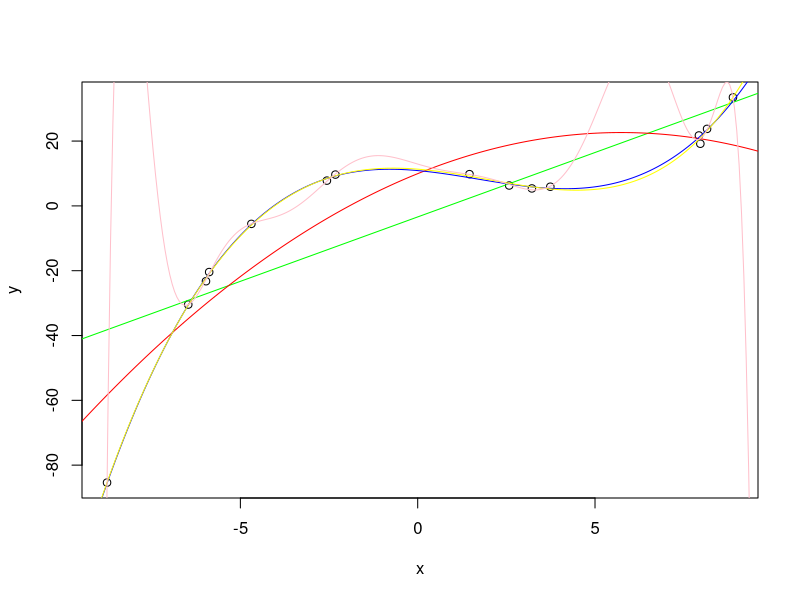
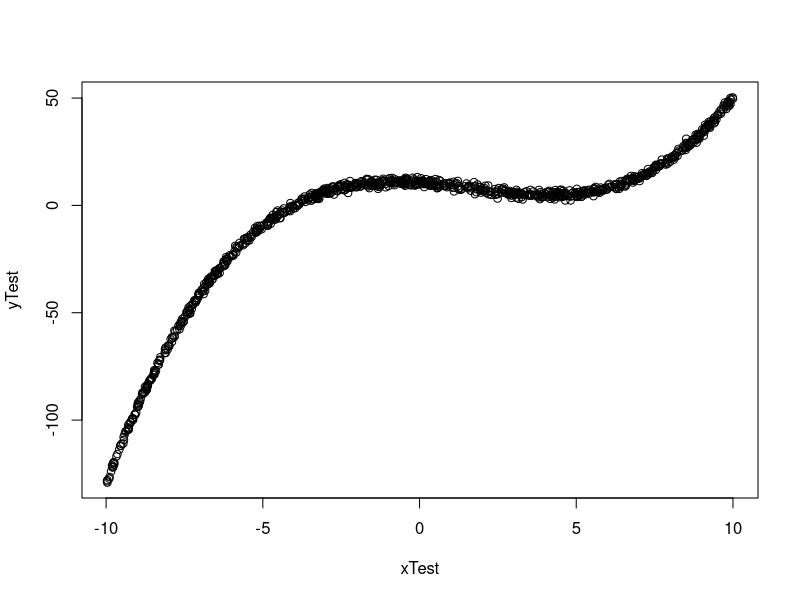
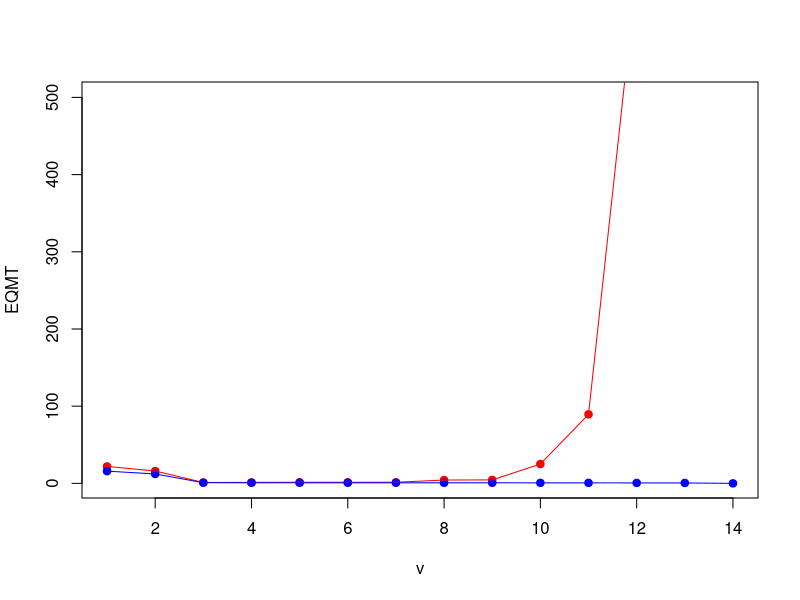

Source code (R) for these figures, in order:

##########################################
#####  TP1 : Régression polynomiale  #####
##########################################


## Etape 1 : générer l'ensemble d'apprentissage
###############################################

set.seed(0)

generate <- function(n, nmin, nmax)
{
  # Génère n nombres aléatoires entre nmin et nmax
  x <- round(runif(n, min = nmin, max = nmax), digits = 2);
  # Génère un vecteur y des n valeurs précédentes selon notre fonction
  y <- 0.1*x^3 - 0.5*x^2 - x + 10 + rnorm(n, mean = 0.5, sd = 1);
  # Génère une matrice de n lignes et 2 colonnes a partir de ces 2 vecteurs
  mat <- matrix(c(x,y), nrow=n, ncol=2);
  # Retourne cette matrice
  return(mat);
}

# Génère un ensemble d'apprentissage de 15 points
n <- 15;
mat <- generate(n=n, nmin=-10, nmax=10)
x <- mat[,1];
y <- mat[,2];

# Visualise les points dans un plot
plot(x,y);


## Etape 2 : réaliser un modèle de prédiction
#############################################

# Génère des régressions polynomiales de degré 1, 2, 3, 6 et 12
model1 <- lm(y ~ poly(x,1));
model2 <- lm(y ~ poly(x,2));
model3 <- lm(y ~ poly(x,3));
model6 <- lm(y ~ poly(x,6));
model12 <- lm(y ~ poly(x,12));

# Génère un vecteur de 300 valeurs allant de -10 à 10
z = seq(from = -10, to = 10, length.out = 300);

# Réalise des prédictions sur z sur chacun des 5 modèles précédants
predict(model1, data.frame(x = z));
predict(model2, data.frame(x = z));
predict(model3, data.frame(x = z));
predict(model6, data.frame(x = z));
predict(model12, data.frame(x = z));

# Affiche chacune des prédictions sur le plot
lines(z, predict(model1, data.frame(x = z)), col="green", lty=1);
lines(z, predict(model2, data.frame(x = z)), col="red", lty=1);
lines(z, predict(model3, data.frame(x = z)), col="blue", lty=1);
lines(z, predict(model6, data.frame(x = z)), col="yellow", lty=1);
lines(z, predict(model12, data.frame(x = z)), col="pink", lty=1);


## Etape 3 : sélection du modèle
################################

# Génère un ensemble de test de 1000 points
nTest <- 1000;
test <- generate(n=nTest, nmin=-10, nmax=10);
xTest <- test[,1];
yTest <- test[,2];

# Affiche ces points dans un plot
plot(xTest,yTest);

v <- seq(1,14);
EQMT <- rep (0,14);
EQMA <- rep (0,14);


for (i in v) {
  
  # Génère des régressions polynomiales de degré 1 à 14
  model <- lm(y ~ poly(x,i));
  
  # Génère l'erreur quadratique moyenne sur l'ensemble test
  gTest <- predict(model, data.frame(x = xTest));
  EQMT[i] <- sqrt(sum( (yTest - gTest )^2 ) / nTest );
  
  # Génère l'erreur quadratique moyenne sur l'ensemble d'apprentissage
  g <- predict(model, data.frame(x = x));
  EQMA[i] <- sqrt(sum( (y - g)^2 ) / n );
  
}

plot(v, EQMT, ylim=c(1,500), col="red", pch=19);
points(v, EQMA, ylim=c(1,500), col="blue", pch=19);
lines(EQMT, col="red");
lines(EQMA, col="blue");


